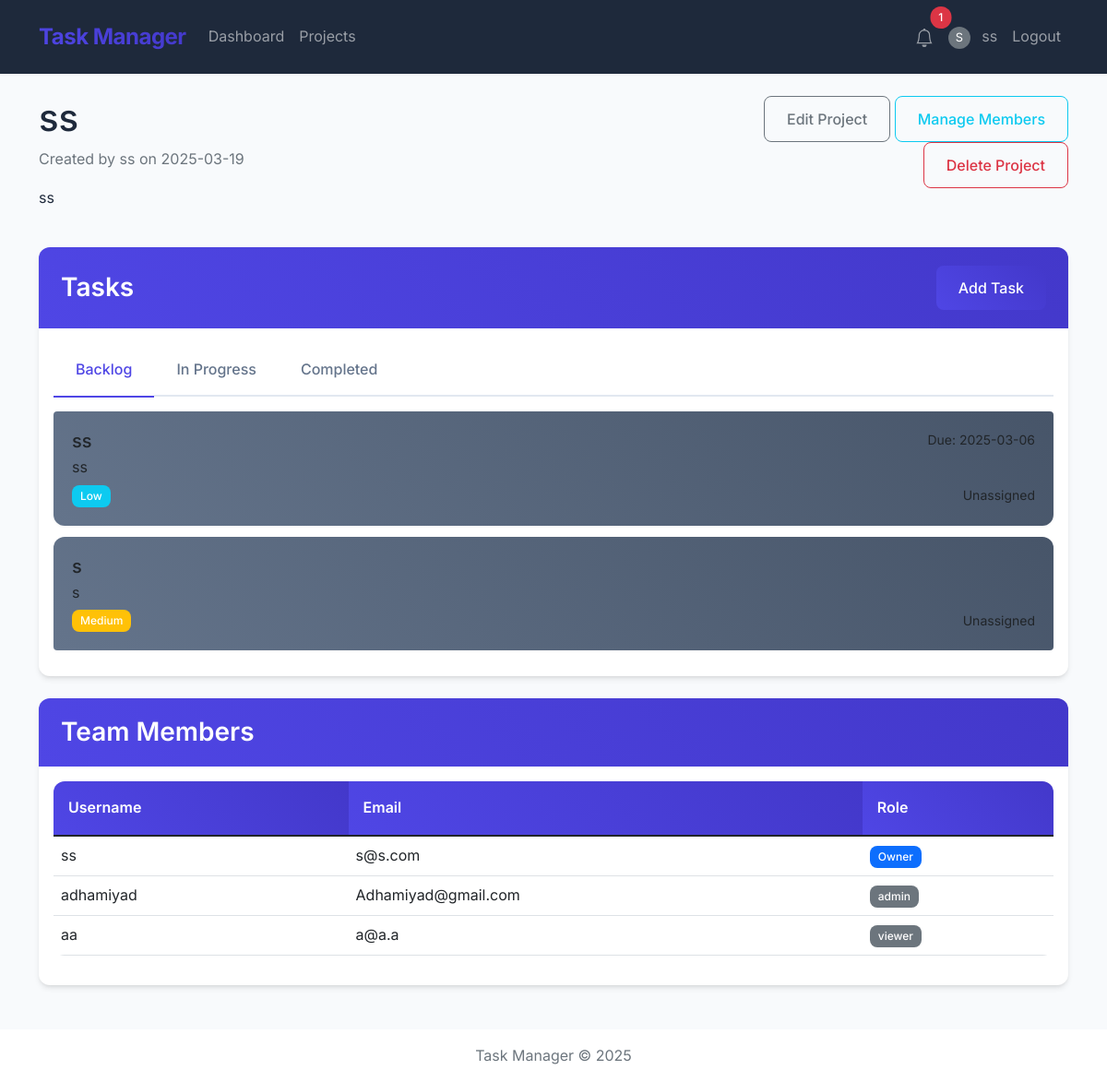
Screenshot of /projects/2 (signed in) with the database file from the repository.
### app/models/models.py (models this page shows, shortened)
class User(UserMixin, db.Model):
    __tablename__ = 'users'
    id = db.Column(db.Integer, primary_key=True)
    username = db.Column(db.String(64), unique=True, nullable=False)
    email = db.Column(db.String(120), unique=True, nullable=False)
    password_hash = db.Column(db.String(128))
    created_at = db.Column(db.DateTime, default=datetime.datetime.now(datetime.timezone.utc))
    profile_picture = db.Column(db.BLOB)
    full_name = db.Column(db.String(100))
    bio = db.Column(db.Text)
    contact_info = db.Column(db.String(150))
    owned_projects = db.relationship('Project', backref='owner', lazy='dynamic')
    assigned_tasks = db.relationship('Task', backref='assignee', lazy='dynamic')
    join_requests = db.relationship('ProjectRequest', backref='requester', lazy='dynamic')
    dashboard_items = db.relationship('DashboardItem', backref='user', lazy='dynamic', cascade='all, delete-orphan')
    dashboard_stats = db.relationship('DashboardStat', backref='user', lazy='dynamic', cascade='all, delete-orphan')
    sent_friend_requests = db.relationship('Friendship',
                                          foreign_keys='Friendship.user_id',
                                          backref='sender',
                                          lazy='dynamic')
    received_friend_requests = db.relationship('Friendship',
                                             foreign_keys='Friendship.friend_id',
                                             backref='receiver',
                                             lazy='dynamic')
    def get_unread_notifications_count(self):
        return self.notifications.filter_by(is_read=False).count()

class Project(db.Model):
    __tablename__ = 'projects'
    id = db.Column(db.Integer, primary_key=True)
    title = db.Column(db.String(100), nullable=False)
    description = db.Column(db.Text)
    owner_id = db.Column(db.Integer, db.ForeignKey('users.id'))
    created_at = db.Column(db.DateTime, default=datetime.datetime.now(datetime.timezone.utc))
    tasks = db.relationship('Task', backref='project', lazy='dynamic', cascade='all, delete-orphan')
    members = db.relationship('User', secondary=project_members, backref=db.backref('projects', lazy='dynamic'))
    join_requests = db.relationship('ProjectRequest', backref='project', lazy='dynamic', cascade='all, delete-orphan')

class Task(db.Model):
    __tablename__ = 'tasks'
    id = db.Column(db.Integer, primary_key=True)
    title = db.Column(db.String(100), nullable=False)
    description = db.Column(db.Text)
    due_date = db.Column(db.DateTime)
    status = db.Column(db.String(20), default='backlog')  # backlog, in_progress, completed
    priority = db.Column(db.String(20))  # low, medium, high
    created_at = db.Column(db.DateTime, default=datetime.datetime.now(datetime.timezone.utc))
    project_id = db.Column(db.Integer, db.ForeignKey('projects.id'), nullable=False)
    assignee_id = db.Column(db.Integer, db.ForeignKey('users.id'))
    comments = db.relationship('Comment', backref='task', lazy='dynamic', cascade='all, delete-orphan')

class Role(db.Model):
    __tablename__ = 'roles'
    id = db.Column(db.Integer, primary_key=True)
    name = db.Column(db.String(50), nullable=False)

### app/routes/projects.py (the view)
@bp.route("/<int:project_id>")
@login_required
def view_project(project_id):
    project = Project.query.get_or_404(project_id)
    if project.owner_id != current_user.id and current_user not in project.members:
        flash("You do not have access to this project.")
        return redirect(url_for("projects.list_projects"))
    tasks = project.tasks.all()
    members = project.members
    members_with_roles = []
    for member in members:
        role_info = db.session.execute(
            db.select(Role)
            .join(project_members, Role.id == project_members.c.role_id)
            .where(project_members.c.project_id == project_id)
            .where(project_members.c.user_id == member.id)
        ).fetchone()
        role = role_info[0] if role_info else None
        members_with_roles.append({
            'user': member,
            'role': role
        })
    return render_template(
        "projects/view.html",
        project=project,
        tasks=tasks,
        members_with_roles=members_with_roles
    )

### app/templates/projects/view.html (shortened to what this page needs)
{% extends "base.html" %}
{% block content %}
<div class="row mb-4">
    <div class="col-md-8">
        <h1>{{ project.title }}</h1>
        <p class="text-muted">Created by {{ project.owner.username }} on {{ project.created_at.strftime('%Y-%m-%d') }}
        </p>
        <p>{{ project.description }}</p>
    </div>
    <div class="col-md-4 text-end">
        {% if project.owner_id == current_user.id %}
        <a href="{{ url_for('projects.edit_project', project_id=project.id) }}" class="btn btn-outline-secondary">Edit
            Project</a>
        <a href="{{ url_for('projects.manage_members', project_id=project.id) }}" class="btn btn-outline-info">Manage
            Members</a>
        <form method="post" action="{{ url_for('projects.delete_project', project_id=project.id) }}" class="d-inline"
            onsubmit="return confirm('Are you sure you want to delete this project? This action cannot be undone.');">
            <button type="submit" class="btn btn-outline-danger">Delete Project</button>
        </form>
        {% endif %}
    </div>
</div>
<div class="row mb-4">
    <div class="col-md-12">
        <div class="card">
            <div class="card-header d-flex justify-content-between align-items-center">
                <h3>Tasks</h3>
                <a href="{{ url_for('tasks.create_task', project_id=project.id) }}" class="btn btn-primary">Add Task</a>
            </div>
            <div class="card-body">
                <ul class="nav nav-tabs mb-3" id="taskTabs" role="tablist">
                    <li class="nav-item" role="presentation">
                        <button class="nav-link active" id="backlog-tab" data-bs-toggle="tab" data-bs-target="#backlog"
                            type="button" role="tab" aria-controls="backlog" aria-selected="true">Backlog</button>
                    </li>
                    <li class="nav-item" role="presentation">
                        <button class="nav-link" id="in-progress-tab" data-bs-toggle="tab" data-bs-target="#in-progress"
                            type="button" role="tab" aria-controls="in-progress" aria-selected="false">In
                            Progress</button>
                    </li>
                    <li class="nav-item" role="presentation">
                        <button class="nav-link" id="completed-tab" data-bs-toggle="tab" data-bs-target="#completed"
                            type="button" role="tab" aria-controls="completed" aria-selected="false">Completed</button>
                    </li>
                </ul>
                <div class="tab-content" id="taskTabsContent">
                    <div class="tab-pane fade show active" id="backlog" role="tabpanel" aria-labelledby="backlog-tab">
                        {% set backlog_tasks = tasks|selectattr('status', 'eq', 'backlog')|list %}
                        {% if backlog_tasks %}
                        <div class="list-group">
                            {% for task in backlog_tasks %}
                            <a href="{{ url_for('tasks.view_task', task_id=task.id) }}"
                                class="list-group-item list-group-item-action status-backlog priority-{{ task.priority }}">
                                <div class="d-flex w-100 justify-content-between">
                                    <h5 class="mb-1">{{ task.title }}</h5>
                                    {% if task.due_date %}
                                    <small>Due: {{ task.due_date.strftime('%Y-%m-%d') }}</small>
                                    {% endif %}
                                </div>
                                {% if task.description %}
                                <p class="mb-1">{{ task.description|truncate(100) }}</p>
                                {% endif %}
                                <div class="d-flex justify-content-between align-items-center">
                                    <div>
                                        {% if task.priority == 'low' %}
                                        <span class="badge bg-info">Low</span>
                                        {% elif task.priority == 'medium' %}
                                        <span class="badge bg-warning">Medium</span>
                                        {% elif task.priority == 'high' %}
                                        <span class="badge bg-danger">High</span>
                                        {% endif %}
                                    </div>
                                    <div>
                                        {% if task.assignee %}
                                        <small>Assigned to: {{ task.assignee.username }}</small>
                                        {% else %}
                                        <small>Unassigned</small>
                                        {% endif %}
                                    </div>
                                </div>
                            </a>
                            {% endfor %}
                        </div>
                        {% else %}
                        <p>No tasks in backlog.</p>
                        {% endif %}
                    </div>
                        {% set in_progress_tasks = tasks|selectattr('status', 'eq', 'in_progress')|list %}
                        {% set completed_tasks = tasks|selectattr('status', 'eq', 'completed')|list %}
                </div>
            </div>
        </div>
    </div>
</div>
<div class="row">
    <div class="col-md-12">
        <div class="card">
            <div class="card-header">
                <h3>Team Members</h3>
            </div>
            <div class="card-body">
                <div class="table-responsive">
                    <table class="table">
                        <thead>
                            <tr>
                                <th>Username</th>
                                <th>Email</th>
                                <th>Role</th>
                            </tr>
                        </thead>
                        <tbody>
                            {% for member_data in members_with_roles %}
                            <tr>
                                <td>{{ member_data.user.username }}</td>
                                <td>{{ member_data.user.email }}</td>
                                <td>
                                    {% if member_data.user.id == project.owner_id %}
                                    <span class="badge bg-primary">Owner</span>
                                    {% else %}
                                    <span class="badge bg-secondary">{{ member_data.role.name }}</span>
                                    {% endif %}
                                </td>
                            </tr>
                            {% endfor %}
                        </tbody>
                    </table>
                </div>
            </div>
        </div>
    </div>
</div>
{% endblock %}

### app/templates/base.html (shortened to what this page needs)
<!DOCTYPE html>
<html lang="en">
<head>
    <link rel="stylesheet" href="https://cdn.jsdelivr.net/npm/bootstrap@5.1.3/dist/css/bootstrap.min.css">
    <link rel="stylesheet" href="{{ url_for('static', filename='css/style.css') }}">
</head>
<body>
    <nav class="navbar navbar-expand-lg navbar-dark">
        <div class="container">
            <a class="navbar-brand" href="{{ url_for('main.index') }}">Task Manager</a>
            <div class="collapse navbar-collapse" id="navbarNav">
                <ul class="navbar-nav me-auto">
                    {% if current_user.is_authenticated %}
                    <li class="nav-item">
                        <a class="nav-link" href="{{ url_for('main.dashboard') }}">Dashboard</a>
                    </li>
                    <li class="nav-item">
                        <a class="nav-link" href="{{ url_for('projects.list_projects') }}">Projects</a>
                    </li>
                    {% endif %}
                </ul>
                <ul class="navbar-nav">
                    {% if current_user.is_authenticated %}
                    <li class="nav-item dropdown">
                        <a class="nav-link position-relative" href="#" id="notificationsDropdown" role="button"
                            data-bs-toggle="dropdown" aria-expanded="false">
                            {% if current_user.get_unread_notifications_count() > 0 %}
                            <span
                                class="position-absolute top-0 start-100 translate-middle badge rounded-pill bg-danger">
                                {{ current_user.get_unread_notifications_count() }}
                            </span>
                            {% endif %}
                        </a>
                            {% set notifications =
                            current_user.notifications.order_by(Notification.created_at.desc()).limit(5).all() %}
                    </li>
                    <li class="nav-item">
                        <a class="nav-link" href="{{ url_for('users.profile') }}">
                            {% if current_user.profile_picture %}
                            <img alt="Profile"
                                class="rounded-circle me-2" style="width: 24px; height: 24px; object-fit: cover;">
                            {% else %}
                            <span
                                class="rounded-circle bg-secondary text-white d-inline-flex align-items-center justify-content-center me-2"
                                style="width: 24px; height: 24px; font-size: 0.8rem;">
                                {{ current_user.username[0].upper() }}
                            </span>
                            {% endif %}
                            {{ current_user.username }}
                        </a>
                    </li>
                    <li class="nav-item">
                        <a class="nav-link" href="{{ url_for('auth.logout') }}">Logout</a>
                    </li>
                    {% endif %}
                </ul>
            </div>
        </div>
    </nav>
    <div class="container mt-4">
        {% block content %}{% endblock %}
    </div>
    <footer class="mt-5 py-3 text-center">
        <div class="container">
            <p class="text-muted mb-0">Task Manager &copy; 2025</p>
        </div>
    </footer>
</body>
</html>

### rows the page displays
User: username "S", username "ss", owner.username "ss", user.username "ss", user.email "s@s.com"
Project: title "ss", created_at "2025-03-19", description "ss"
Task: title "ss", due_date "2025-03-06", description "ss", priority "Low"
Task: title "s", description "s", priority "Medium"
User: user.username "adhamiyad", user.email "Adhamiyad@gmail.com"
Role: role.name "admin"
User: user.username "aa", user.email "a@a.a"
Role: role.name "viewer"

### other values shown
{{ current_user.get_unread_notifications_count() }} "1"
